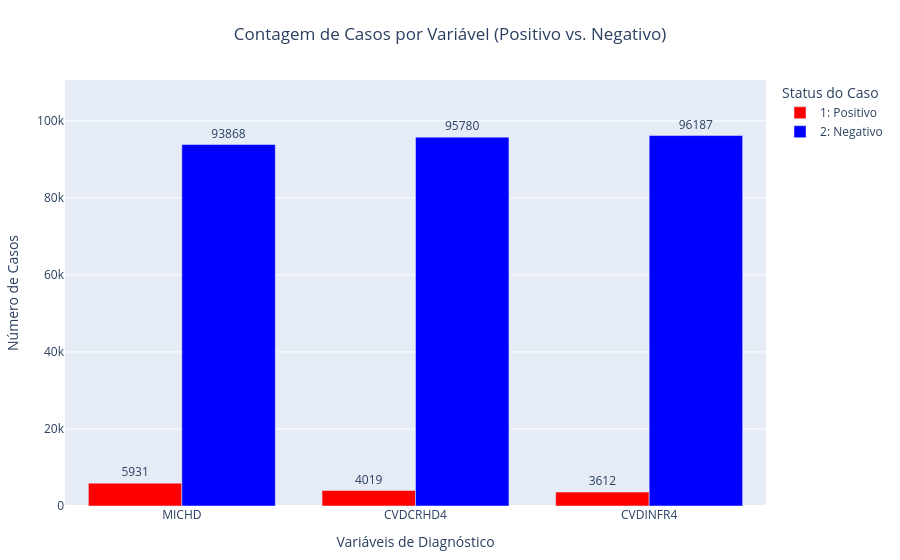

Write notebook code for a chart like this one.
### Code cell
import pandas as pd
import plotly.express as px
import plotly.graph_objects as go
import os # Para manipulação de caminhos de arquivo

# --- Passo 1: O DataFrame 'tabela_final' DEVE existir neste ponto ---
# Ele é o resultado do script da célula anterior do Jupyter Notebook
# (originalmente do artefato 'tabela_resumo_counts_michd').

# Verifica se 'tabela_final' existe e não está vazia
if 'tabela_final' not in globals() or not isinstance(tabela_final, pd.DataFrame) or tabela_final.empty:
    print("ERRO CRÍTICO: A variável 'tabela_final' não foi encontrada, não é um DataFrame ou está vazia.")
    print("Certifique-se de que a célula anterior que cria 'tabela_final' foi executada com sucesso.")
    tabela_final_valida = False # Flag para controlar a geração do gráfico
else:
    print("Utilizando a variável 'tabela_final' existente para gerar o gráfico.")
    tabela_final_valida = True


if tabela_final_valida:
    # --- Passo 2: Preparar os dados para o Plotly (formato longo) ---
    df_para_plotar = tabela_final.reset_index().melt(
        id_vars='Valor_Indice', 
        var_name='Variavel', 
        value_name='Contagem'
    )
    
    # Mapear Valor_Indice para os rótulos desejados (Positivo/Negativo)
    df_para_plotar['Valor_Indice'] = df_para_plotar['Valor_Indice'].astype(str)
    mapa_rotulos = {
        '1': '1: Positivo', 
        '2': '2: Negativo'  
    }
    df_para_plotar['Status_Caso'] = df_para_plotar['Valor_Indice'].map(mapa_rotulos)
    
    print("\nDataFrame preparado para o gráfico Plotly com Status_Caso:")
    print(df_para_plotar) #.head()
    df_para_plotar.to_csv(f"{notebook_dir_project_predict}{os.sep}data{os.sep}output{os.sep}2023{os.sep}df_para_plotar_status_casos.csv", index=False)
    
    # --- Passo 3: Criar o gráfico de barras agrupadas ---
    fig = px.bar(
        df_para_plotar,
        x='Variavel',
        y='Contagem',
        color='Status_Caso', 
        barmode='group', 
        title='Contagem de Casos por Variável (Positivo vs. Negativo)',
        labels={
            'Variavel': 'Variáveis de Diagnóstico', 
            'Contagem': 'Número de Casos', 
            'Status_Caso': 'Status do Caso'
        },
        color_discrete_map={ 
            '1: Positivo': 'red',    
            '2: Negativo': 'blue'   
        }
        # text_auto=True foi removido para usarmos texttemplate para mais controle
    )

    # Ajustes para o texto nas barras e layout
    fig.update_traces(
        texttemplate='%{y:..0f}', # Formato do número: inteiro com separador de milhar (vírgula)
        textposition='outside'
    )
    
    fig.update_layout(
        xaxis_title="Variáveis de Diagnóstico",
        yaxis_title="Número de Casos",
        legend_title_text='Status do Caso', 
        title_x=0.5, # Centralizar o título
        uniformtext_minsize=8, # Garante que o texto caiba
        uniformtext_mode='hide', # Esconde o texto se não couber (opcional)
        margin=dict(t=80, b=50, l=50, r=50) # Aumenta a margem superior (t=top) para dar espaço ao texto
    )
    
    # Para garantir que o eixo Y se estenda o suficiente para o texto no topo:
    # Encontrar o valor máximo para ajustar o range do eixo Y
    max_y_valor = df_para_plotar['Contagem'].max()
    fig.update_yaxes(range=[0, max_y_valor * 1.15]) # Aumenta o limite superior do eixo Y em 15%


    # --- Passo 4: Exibir e/ou Salvar o gráfico ---
    print("\nExibindo o gráfico Plotly...")
    fig.show() 

    caminho_graficos = f"/home/ed/lgcm/projects/riskPredictionDeseases{os.sep}data{os.sep}output{os.sep}2023" 
    if not os.path.exists(caminho_graficos):
        os.makedirs(caminho_graficos)
    
    nome_arquivo_html = os.path.join(caminho_graficos, "contagens_status_casos_diagnostico.html") 
    fig.write_html(nome_arquivo_html)
    print(f"Gráfico Plotly também salvo como HTML em: {nome_arquivo_html}")

else:
    print("\n'tabela_final' não está válida ou não foi definida corretamente na célula anterior. Gráfico não pode ser gerado.")

### Figure 1 — Plotly figure (JSON) as saved in the notebook; plotly's stock layout.template omitted (floating-point values rounded to 4 significant figures)
{"data": [{"alignmentgroup": "True", "hovertemplate": "Status do Caso=1: Positivo<br>Variáveis de Diagnóstico=%{x}<br>Número de Casos=%{y}<extra></extra>", "legendgroup": "1: Positivo", "marker": {"color": "red", "pattern": {"shape": ""}}, "name": "1: Positivo", "offsetgroup": "1: Positivo", "orientation": "v", "showlegend": true, "textposition": "outside", "texttemplate": "%{y:..0f}", "type": "bar", "x": ["MICHD", "CVDCRHD4", "CVDINFR4"], "xaxis": "x", "y": [5931, 4019, 3612], "yaxis": "y"}, {"alignmentgroup": "True", "hovertemplate": "Status do Caso=2: Negativo<br>Variáveis de Diagnóstico=%{x}<br>Número de Casos=%{y}<extra></extra>", "legendgroup": "2: Negativo", "marker": {"color": "blue", "pattern": {"shape": ""}}, "name": "2: Negativo", "offsetgroup": "2: Negativo", "orientation": "v", "showlegend": true, "textposition": "outside", "texttemplate": "%{y:..0f}", "type": "bar", "x": ["MICHD", "CVDCRHD4", "CVDINFR4"], "xaxis": "x", "y": [93868, 95780, 96187], "yaxis": "y"}], "layout": {"barmode": "group", "legend": {"title": {"text": "Status do Caso"}, "tracegroupgap": 0}, "margin": {"b": 50, "l": 50, "r": 50, "t": 80}, "title": {"text": "Contagem de Casos por Variável (Positivo vs. Negativo)", "x": 0.5}, "uniformtext": {"minsize": 8, "mode": "hide"}, "xaxis": {"anchor": "y", "domain": [0, 1], "title": {"text": "Variáveis de Diagnóstico"}}, "yaxis": {"anchor": "x", "domain": [0, 1], "range": [0, 110600.0], "title": {"text": "Número de Casos"}}}}
